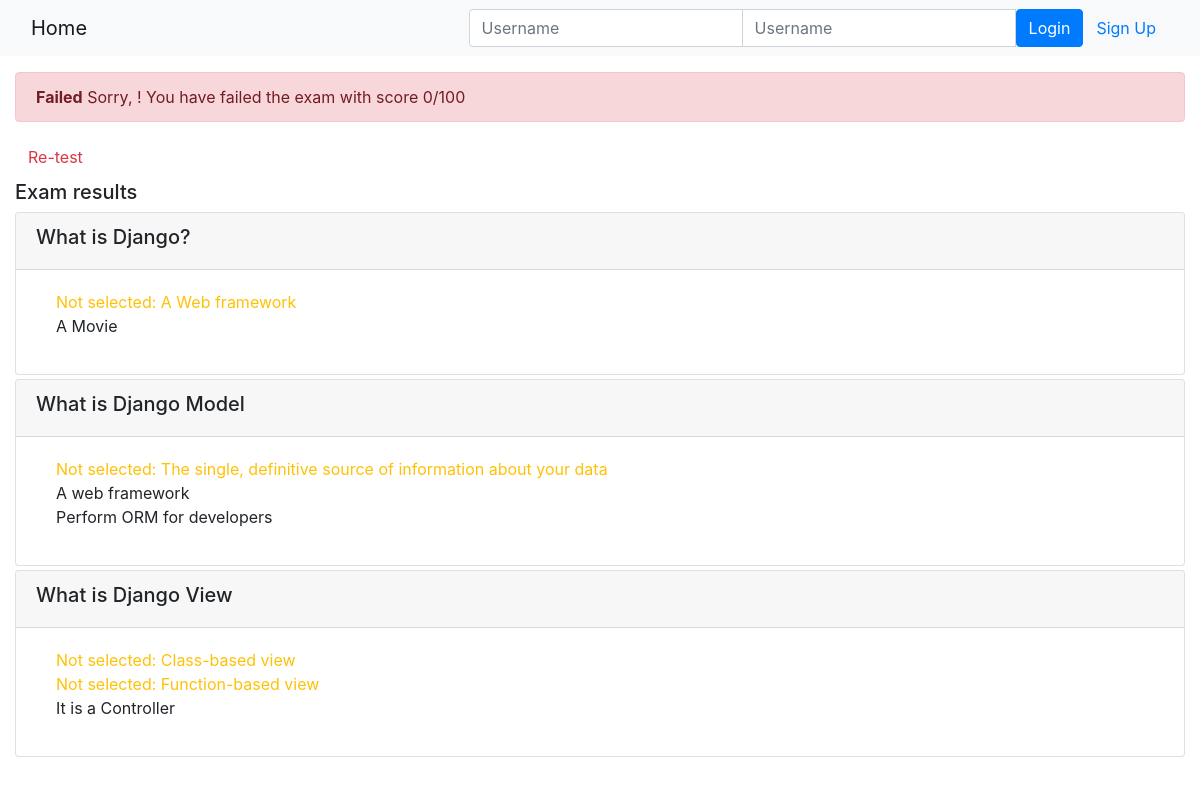
Page /onlinecourse/course/1/submission/1/result/ on the committed database.
### onlinecourse/models.py (models this page shows, shortened)
class Question(models.Model):
    lesson = models.ForeignKey(Lesson, on_delete=models.CASCADE, null=True, blank=True)
    course = models.ForeignKey(Course, on_delete=models.CASCADE, null=True, blank=True)
    question_text = models.CharField(max_length=200)
    grade = models.IntegerField(default=50)
    def is_get_score(self, selected_ids):
        all_answers = self.choice_set.filter(is_correct=True).count()
        selected_correct = self.choice_set.filter(is_correct=True, id__in=selected_ids).count()
        if all_answers == selected_correct:
            return True
        else:
            return False

class Choice(models.Model):
    question = models.ForeignKey(Question, on_delete=models.CASCADE)
    choice_text = models.CharField(max_length=200)
    is_correct = models.BooleanField(default=False)

### onlinecourse/views.py (the view)
# urls.py: path('course/<int:course_id>/submission/<int:submission_id>/result/', views.show_exam_result, name="show_exam_result"),
def show_exam_result(request, course_id, submission_id):
    context = {}
    course = get_object_or_404(Course, pk=course_id)
    submission = Submission.objects.get(id=submission_id)
    choices = submission.choices.all()
    selected_ids = [choice.id for choice in choices]
    total_score = 0
    possible_score = 0
    questions = course.question_set.all()
    for question in questions:
        possible_score += question.grade
        if question.is_get_score(selected_ids):
            total_score += question.grade
    context['course'] = course
    context['grade'] = total_score
    context['possible'] = possible_score
    context['possible_score'] = possible_score
    context['choices'] = choices
    context['selected_ids'] = selected_ids
    return render(request, 'onlinecourse/exam_result_bootstrap.html', context)

### onlinecourse/templates/onlinecourse/exam_result_bootstrap.html (shortened to what this page needs)
<!DOCTYPE html>
<html lang="en">
<head>
    {% load static %}
    <link rel="stylesheet" href="https://maxcdn.bootstrapcdn.com/bootstrap/4.5.2/css/bootstrap.min.css">
</head>
<body>
 <nav class="navbar navbar-expand-lg navbar-light bg-light">
    <div class="container-fluid">
        <div class="navbar-header">
              <a class="navbar-brand" href="{% url 'onlinecourse:index' %}">Home</a>
        </div>
        <ul class="nav navbar-nav navbar-right ml-auto">
            {% if user.is_authenticated %}
            <li class="nav-item">
                <a class="nav-link btn btn-link" href="#">{{ user.first_name }}({{ user.username }})</a>
            </li>
            <li class="nav-item">
                <a class="nav-link btn btn-link" href="{% url 'onlinecourse:logout' %}">Logout</a>
            </li>
            {% else %}
            <li class="nav-item">
                <form class="form-inline" action="{% url 'onlinecourse:login' %}" method="post">
                    <div class="input-group">
                        <input type="text" class="form-control" placeholder="Username" name="username">
                        <input type="password" class="form-control" placeholder="Username" name="psw">
                        <button class="btn btn-primary" type="submit">Login</button>
                        <a class="btn btn-link" href="{% url 'onlinecourse:registration' %}">Sign Up</a>
                    </div>
                </form>
            </li>
            {% endif %}
        </ul>
    </div>
</nav>
<div class="container-fluid mt-3">
    {% if grade >= 80 %}
    <div class="alert alert-success">
        <b>Congratulations, {{ user.first_name }}!</b> You have passed the exam and completed the course with score {{ grade }}/100
    </div>
    {% else %}
    <div class="alert alert-danger">
        <b>Failed</b> Sorry, {{ user.first_name }}! You have failed the exam with score {{ grade }}/100
    </div>
    <a class="btn btn-link text-danger" href="{% url 'onlinecourse:course_details' course.id %}">Re-test</a>
    {% endif %}
    <div class="card-columns-vertical mt-1">
        <h5 class="">Exam results</h5>
        {% for question in course.question_set.all %}
        <div class="card mt-1">
            <div class="card-header"><h5>{{ question.question_text }}</h5></div>
            <div class="card-body">
                <div class="form-group">
                    {% for choice in question.choice_set.all %}
                    <div class="form-check">
                        {% if choice.is_correct and choice in choices %}
                        <div class="text-success">Correct answer: {{ choice.choice_text }}</div>
                        {% else %}{% if choice.is_correct and not choice in choices %}
                        <div class="text-warning">Not selected: {{ choice.choice_text }}</div>
                        {% else %}{% if not choice.is_correct and choice in choices %}
                        <div class="text-danger">Wrong answer: {{ choice.choice_text }}</div>
                        {% else %}
                        <div>{{ choice.choice_text }}</div>
                        {% endif %}{% endif %}{% endif %}
                    </div>
                    {% endfor %}
                </div>
            </div>
        </div>
        {% endfor %}
    </div>
</div>
</body>
</html>

### rows in the picture
Question: question_text "What is Django?"
Choice: choice_text "A Web framework"
Choice: choice_text "A Movie"
Question: question_text "What is Django Model"
Choice: choice_text "The single, definitive source of information about your data"
Choice: choice_text "A web framework"
Choice: choice_text "Perform ORM for developers"
Question: question_text "What is Django View"
Choice: choice_text "Class-based view"
Choice: choice_text "Function-based view"
Choice: choice_text "It is a Controller"

### other values in the picture
{{ grade }} "0"
